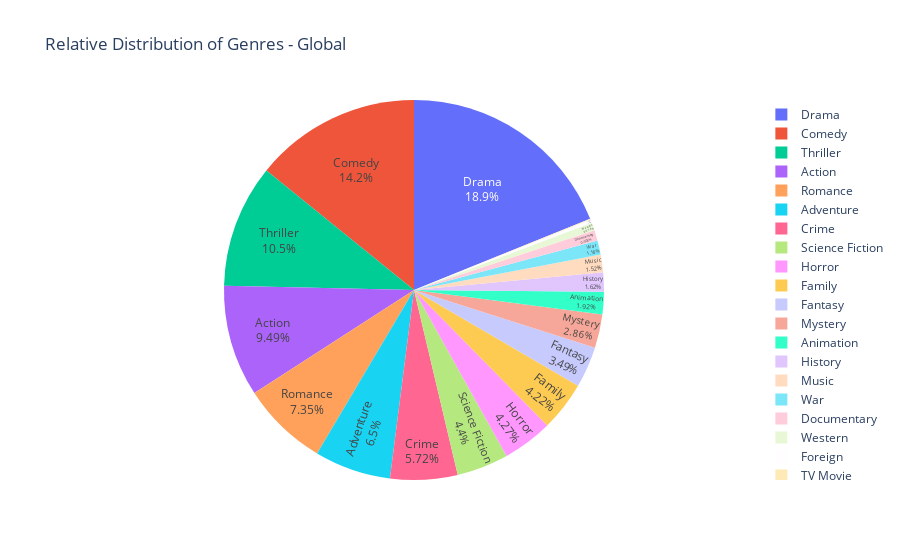

Notebook code for this chart:
### Markdown cell above
Let's take a closer look at genres for movies.

### Code cell
fig = px.pie(genres_df, values='count', names='genres', title='Relative Distribution of Genres - Global')
fig.update_traces(textposition='inside', textinfo='percent+label')
fig.show()

### Figure 1 — Plotly figure (JSON) as saved in the notebook; plotly's stock layout.template omitted (floating-point values rounded to 4 significant figures)
{"data": [{"domain": {"x": [0, 1], "y": [0, 1]}, "hovertemplate": "genres=%{label}<br>count=%{value}<extra></extra>", "labels": ["Drama", "Comedy", "Thriller", "Action", "Romance", "Adventure", "Crime", "Science Fiction", "Horror", "Family", "Fantasy", "Mystery", "Animation", "History", "Music", "War", "Documentary", "Western", "Foreign", "TV Movie"], "legendgroup": "", "name": "", "showlegend": true, "textinfo": "percent+label", "textposition": "inside", "type": "pie", "values": [2297, 1722, 1274, 1154, 894, 790, 696, 535, 519, 513, 424, 348, 234, 197, 185, 144, 110, 82, 34, 8]}], "layout": {"legend": {"tracegroupgap": 0}, "title": {"text": "Relative Distribution of Genres - Global"}}}
